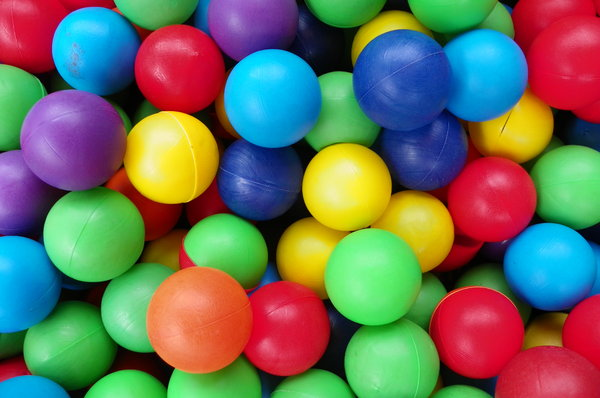
#> input picture color_ball.jpg, 600 x 398 px
$ python 10_object_detection_image.py
#> lines starting #> are read from the running program, lines starting #| are printed output that depends on the picture; after the words box and inside, x2 and y2 are one past the last pixel; in counts of white or black regions, pixels touching at a corner belong together
import cv2
import numpy as np

def nothing(x):
    pass

cv2.namedWindow("Tracking")
cv2.createTrackbar("LH", "Tracking", 0, 255, nothing)
#> slider 'LH' is set to 51
cv2.createTrackbar("LS", "Tracking", 0, 255, nothing)
#> slider 'LS' is set to 51
cv2.createTrackbar("LV", "Tracking", 0, 255, nothing)
#> slider 'LV' is set to 51
cv2.createTrackbar("UH", "Tracking", 255, 255, nothing)
cv2.createTrackbar("US", "Tracking", 255, 255, nothing)
cv2.createTrackbar("UV", "Tracking", 255, 255, nothing)

while True:
    frame = cv2.imread('color_ball.jpg')
#> frame is the input picture: shape (398, 600, 3); mean B, G, R 92.4, 111.3, 108.1

    hsv = cv2.cvtColor(frame, cv2.COLOR_BGR2HSV)
#> hsv: shape (398, 600, 3); mean H, S, V 91.6, 197.4, 175.7

    l_h = cv2.getTrackbarPos("LH", "Tracking")
    l_s = cv2.getTrackbarPos("LS", "Tracking")
    l_v = cv2.getTrackbarPos("LV", "Tracking")

    u_h = cv2.getTrackbarPos("UH", "Tracking")
    u_s = cv2.getTrackbarPos("US", "Tracking")
    u_v = cv2.getTrackbarPos("UV", "Tracking")

    l_b = np.array([l_h, l_s, l_v])
    u_b = np.array([u_h, u_s, u_v])

    mask = cv2.inRange(hsv, l_b, u_b)
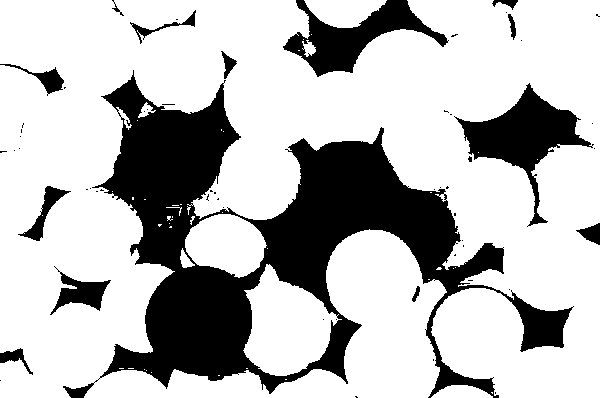
#> mask: shape (398, 600); 73.2% white; 58 black regions (44 under 20 px), largest, box (x1, y1, x2, y2) and area: (63, 70, 574, 398) 49693, (454, 83, 594, 227) 5840, (283, 0, 449, 77) 4644

    res = cv2.bitwise_and(frame, frame, mask=mask)
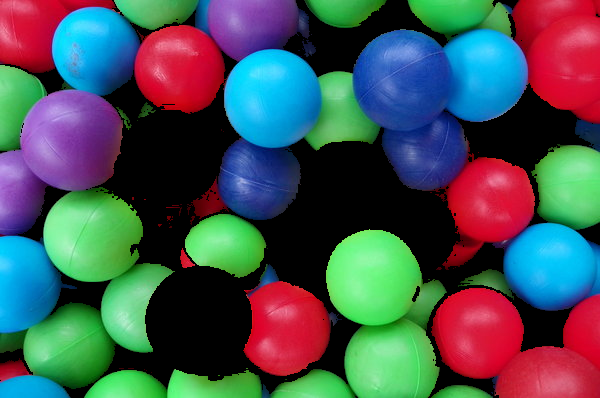
#> res: shape (398, 600, 3); mean B, G, R 84.7, 82.8, 70.7

    cv2.imshow("frame", frame)
    cv2.imshow("mask", mask)
    cv2.imshow("res", res)

    key = cv2.waitKey(1)
#> (key Esc is pressed here)
    if key == 27:
        break

cv2.destroyAllWindows()

$ run again, with dog.jpg copied over color_ball.jpg
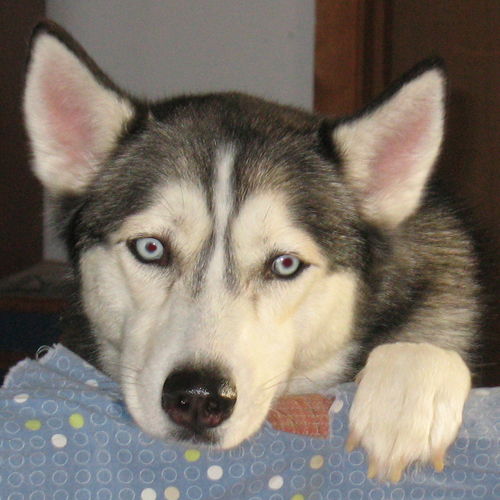
#> input picture dog.jpg, 500 x 500 px
#> frame is the input picture: shape (500, 500, 3); mean B, G, R 106.4, 116.2, 124.9
#> hsv: shape (500, 500, 3); mean H, S, V 35.6, 60.3, 129.1
#> `mask = cv2.inRange(hsv, l_b, u_b)`:
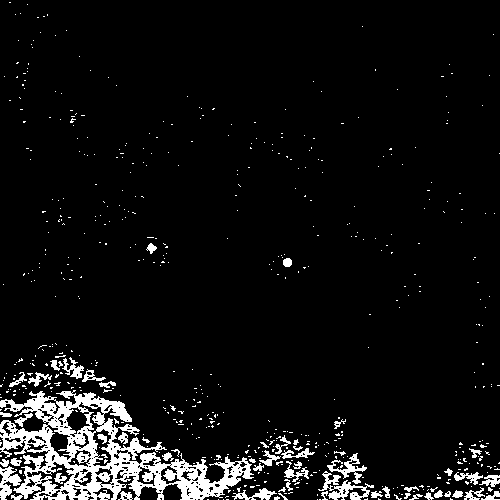
#> mask: shape (500, 500); 6.6% white; 582 white regions (528 under 20 px), largest, box (x1, y1, x2, y2) and area: (0, 390, 254, 500) 10234, (318, 471, 374, 500) 562, (0, 466, 22, 500) 379
#> `res = cv2.bitwise_and(frame, frame, mask=mask)`:
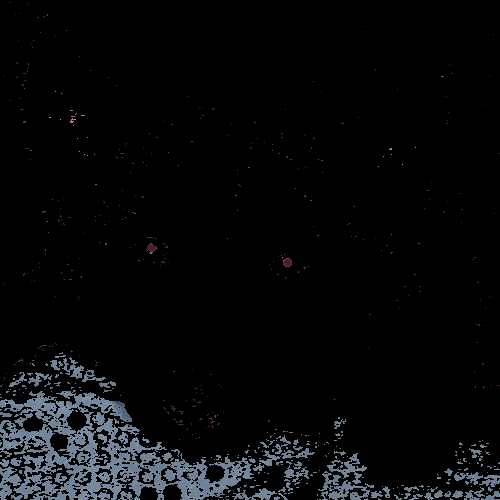
#> res: shape (500, 500, 3); mean B, G, R 9.7, 8.5, 7.5
